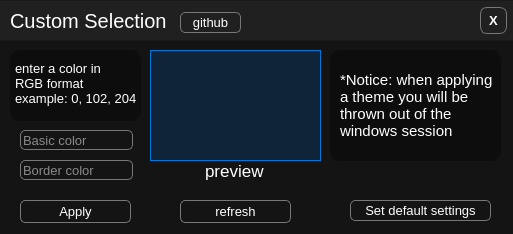
<?xml version="1.0" encoding="UTF-8"?>
<ui version="4.0">
 <class>RP</class>
 <widget class="QWidget" name="RP">
  <property name="geometry">
   <rect>
    <x>0</x>
    <y>0</y>
    <width>513</width>
    <height>234</height>
   </rect>
  </property>
  <property name="windowTitle">
   <string>RP</string>
  </property>
  <property name="styleSheet">
   <string notr="true">background-color: rgb(20, 20, 20);</string>
  </property>
  <widget class="QFrame" name="move_frame">
   <property name="geometry">
    <rect>
     <x>-10</x>
     <y>0</y>
     <width>531</width>
     <height>41</height>
    </rect>
   </property>
   <property name="styleSheet">
    <string notr="true">background-color:#202020;</string>
   </property>
   <property name="frameShape">
    <enum>QFrame::StyledPanel</enum>
   </property>
   <property name="frameShadow">
    <enum>QFrame::Raised</enum>
   </property>
   <widget class="QLabel" name="CS">
    <property name="geometry">
     <rect>
      <x>20</x>
      <y>10</y>
      <width>161</width>
      <height>21</height>
     </rect>
    </property>
    <property name="font">
     <font>
      <pointsize>-1</pointsize>
     </font>
    </property>
    <property name="cursor">
     <cursorShape>WaitCursor</cursorShape>
    </property>
    <property name="styleSheet">
     <string notr="true">font-size:20px;
color:#fff;</string>
    </property>
    <property name="text">
     <string>Custom Selection</string>
    </property>
   </widget>
   <widget class="QPushButton" name="exit">
    <property name="geometry">
     <rect>
      <x>490</x>
      <y>7</y>
      <width>27</width>
      <height>27</height>
     </rect>
    </property>
    <property name="styleSheet">
     <string notr="true">QPushButton{
	background-color: #202020;
	font-weight:bold;
	font-size:13px;
	border-radius:7px;
	border: 1px solid #787878;
	color:#fff;
}
QPushButton:hover{
	background-color: #141414;
	color:#f75b4d;
}</string>
    </property>
    <property name="text">
     <string>X</string>
    </property>
   </widget>
   <widget class="QPushButton" name="github">
    <property name="geometry">
     <rect>
      <x>190</x>
      <y>12</y>
      <width>61</width>
      <height>21</height>
     </rect>
    </property>
    <property name="font">
     <font>
      <pointsize>-1</pointsize>
     </font>
    </property>
    <property name="styleSheet">
     <string notr="true">QPushButton{
	background-color: #202020;
	font-size:13px;
	border-radius:5px;
	border: 1px solid #787878;
	color:#fff;
}
QPushButton:hover{
	background-color: #141414;
}</string>
    </property>
    <property name="text">
     <string>github</string>
    </property>
   </widget>
  </widget>
  <widget class="QPushButton" name="apply_btn">
   <property name="geometry">
    <rect>
     <x>20</x>
     <y>200</y>
     <width>111</width>
     <height>23</height>
    </rect>
   </property>
   <property name="font">
    <font>
     <pointsize>-1</pointsize>
    </font>
   </property>
   <property name="styleSheet">
    <string notr="true">QPushButton{
	background-color: #141414;
	font-size:13px;
	border-radius:5px;
	border: 1px solid #787878;
	color:#fff;
}
QPushButton:hover{
	background-color: #212121;
}</string>
   </property>
   <property name="text">
    <string>Apply</string>
   </property>
  </widget>
  <widget class="QLineEdit" name="bsic_c">
   <property name="geometry">
    <rect>
     <x>20</x>
     <y>130</y>
     <width>113</width>
     <height>20</height>
    </rect>
   </property>
   <property name="styleSheet">
    <string notr="true">QLineEdit{
	background-color: #141414;
	font-size:13px;
	border-radius:5px;
	border: 1px solid #787878;
	color:#fff;
}
QLineEdit:hover{
	background-color: #212121;
}</string>
   </property>
   <property name="inputMask">
    <string/>
   </property>
   <property name="maxLength">
    <number>13</number>
   </property>
   <property name="placeholderText">
    <string>Basic color</string>
   </property>
  </widget>
  <widget class="QPushButton" name="dfl_btn">
   <property name="geometry">
    <rect>
     <x>350</x>
     <y>200</y>
     <width>141</width>
     <height>21</height>
    </rect>
   </property>
   <property name="font">
    <font>
     <pointsize>-1</pointsize>
    </font>
   </property>
   <property name="styleSheet">
    <string notr="true">QPushButton{
	background-color: #141414;
	font-size:13px;
	border-radius:5px;
	border: 1px solid #787878;
	color:#fff;
}
QPushButton:hover{
	background-color: #212121;
}</string>
   </property>
   <property name="text">
    <string>Set default settings</string>
   </property>
  </widget>
  <widget class="QLineEdit" name="border_c">
   <property name="geometry">
    <rect>
     <x>20</x>
     <y>160</y>
     <width>113</width>
     <height>20</height>
    </rect>
   </property>
   <property name="styleSheet">
    <string notr="true">QLineEdit{
	background-color: #141414;
	font-size:13px;
	border-radius:5px;
	border: 1px solid #787878;
	color:#fff;
}
QLineEdit:hover{
	background-color: #212121;
}</string>
   </property>
   <property name="inputMask">
    <string/>
   </property>
   <property name="text">
    <string/>
   </property>
   <property name="maxLength">
    <number>13</number>
   </property>
   <property name="placeholderText">
    <string>Border color</string>
   </property>
  </widget>
  <widget class="QFrame" name="notice">
   <property name="geometry">
    <rect>
     <x>330</x>
     <y>50</y>
     <width>171</width>
     <height>111</height>
    </rect>
   </property>
   <property name="styleSheet">
    <string notr="true">background-color: rgb(13, 13, 13);
border-radius:10px;</string>
   </property>
   <property name="frameShape">
    <enum>QFrame::StyledPanel</enum>
   </property>
   <property name="frameShadow">
    <enum>QFrame::Raised</enum>
   </property>
   <widget class="QLabel" name="label">
    <property name="geometry">
     <rect>
      <x>10</x>
      <y>10</y>
      <width>161</width>
      <height>91</height>
     </rect>
    </property>
    <property name="font">
     <font>
      <pointsize>-1</pointsize>
     </font>
    </property>
    <property name="styleSheet">
     <string notr="true">font-size:15px;
color:#fff;</string>
    </property>
    <property name="text">
     <string>*Notice: when applying
a theme you will be
thrown out of the
windows session</string>
    </property>
    <property name="textFormat">
     <enum>Qt::PlainText</enum>
    </property>
    <property name="margin">
     <number>0</number>
    </property>
   </widget>
  </widget>
  <widget class="QFrame" name="refresh_frame">
   <property name="geometry">
    <rect>
     <x>150</x>
     <y>50</y>
     <width>171</width>
     <height>111</height>
    </rect>
   </property>
   <property name="styleSheet">
    <string notr="true">background-color: rgba(0, 102, 204, 0.2);
border: 1px solid rgb(0, 120, 215);</string>
   </property>
   <property name="frameShape">
    <enum>QFrame::StyledPanel</enum>
   </property>
   <property name="frameShadow">
    <enum>QFrame::Raised</enum>
   </property>
  </widget>
  <widget class="QPushButton" name="refresh">
   <property name="geometry">
    <rect>
     <x>180</x>
     <y>200</y>
     <width>111</width>
     <height>23</height>
    </rect>
   </property>
   <property name="font">
    <font>
     <pointsize>-1</pointsize>
    </font>
   </property>
   <property name="styleSheet">
    <string notr="true">QPushButton{
	background-color: #141414;
	font-size:13px;
	border-radius:5px;
	border: 1px solid #787878;
	color:#fff;
}
QPushButton:hover{
	background-color: #212121;
}</string>
   </property>
   <property name="text">
    <string>refresh</string>
   </property>
  </widget>
  <widget class="QLabel" name="CS_2">
   <property name="geometry">
    <rect>
     <x>205</x>
     <y>161</y>
     <width>61</width>
     <height>20</height>
    </rect>
   </property>
   <property name="font">
    <font>
     <pointsize>-1</pointsize>
    </font>
   </property>
   <property name="cursor">
    <cursorShape>WaitCursor</cursorShape>
   </property>
   <property name="styleSheet">
    <string notr="true">font-size:17px;
color:#fff;</string>
   </property>
   <property name="text">
    <string>preview</string>
   </property>
  </widget>
  <widget class="QFrame" name="notice_2">
   <property name="geometry">
    <rect>
     <x>10</x>
     <y>50</y>
     <width>131</width>
     <height>71</height>
    </rect>
   </property>
   <property name="styleSheet">
    <string notr="true">background-color: rgb(13, 13, 13);
border-radius:10px;</string>
   </property>
   <property name="frameShape">
    <enum>QFrame::StyledPanel</enum>
   </property>
   <property name="frameShadow">
    <enum>QFrame::Raised</enum>
   </property>
   <widget class="QLabel" name="CS_3">
    <property name="geometry">
     <rect>
      <x>5</x>
      <y>3</y>
      <width>121</width>
      <height>61</height>
     </rect>
    </property>
    <property name="font">
     <font>
      <pointsize>-1</pointsize>
     </font>
    </property>
    <property name="styleSheet">
     <string notr="true">font-size:13px;
color:#fff;</string>
    </property>
    <property name="text">
     <string>enter a color in 
RGB format
example: 0, 102, 204</string>
    </property>
   </widget>
  </widget>
 </widget>
 <resources/>
 <connections/>
</ui>
